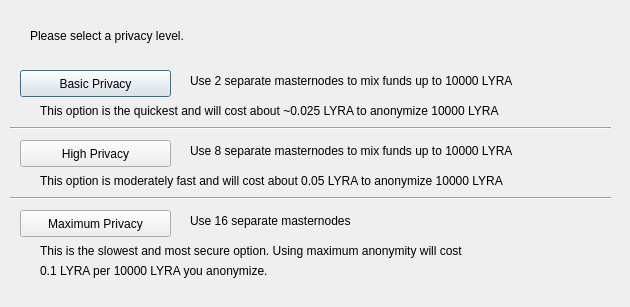
<?xml version="1.0" encoding="UTF-8"?>
<ui version="4.0">
 <class>ObfuscationConfig</class>
 <widget class="QDialog" name="ObfuscationConfig">
  <property name="geometry">
   <rect>
    <x>0</x>
    <y>0</y>
    <width>630</width>
    <height>307</height>
   </rect>
  </property>
  <property name="windowTitle">
   <string>Configure Obfuscation</string>
  </property>
  <widget class="QPushButton" name="buttonBasic">
   <property name="geometry">
    <rect>
     <x>20</x>
     <y>70</y>
     <width>151</width>
     <height>27</height>
    </rect>
   </property>
   <property name="text">
    <string>Basic Privacy</string>
   </property>
  </widget>
  <widget class="QPushButton" name="buttonHigh">
   <property name="geometry">
    <rect>
     <x>20</x>
     <y>140</y>
     <width>151</width>
     <height>27</height>
    </rect>
   </property>
   <property name="text">
    <string>High Privacy</string>
   </property>
  </widget>
  <widget class="QPushButton" name="buttonMax">
   <property name="geometry">
    <rect>
     <x>20</x>
     <y>210</y>
     <width>151</width>
     <height>27</height>
    </rect>
   </property>
   <property name="text">
    <string>Maximum Privacy</string>
   </property>
  </widget>
  <widget class="QLabel" name="label">
   <property name="geometry">
    <rect>
     <x>30</x>
     <y>20</y>
     <width>571</width>
     <height>31</height>
    </rect>
   </property>
   <property name="text">
    <string>Please select a privacy level.</string>
   </property>
  </widget>
  <widget class="QLabel" name="label_2">
   <property name="geometry">
    <rect>
     <x>190</x>
     <y>70</y>
     <width>421</width>
     <height>21</height>
    </rect>
   </property>
   <property name="text">
    <string>Use 2 separate masternodes to mix funds up to 10000 LYRA</string>
   </property>
  </widget>
  <widget class="QLabel" name="label_3">
   <property name="geometry">
    <rect>
     <x>190</x>
     <y>140</y>
     <width>411</width>
     <height>21</height>
    </rect>
   </property>
   <property name="text">
    <string>Use 8 separate masternodes to mix funds up to 10000 LYRA</string>
   </property>
  </widget>
  <widget class="QLabel" name="label_4">
   <property name="geometry">
    <rect>
     <x>190</x>
     <y>210</y>
     <width>421</width>
     <height>21</height>
    </rect>
   </property>
   <property name="text">
    <string>Use 16 separate masternodes</string>
   </property>
  </widget>
  <widget class="QLabel" name="label_6">
   <property name="geometry">
    <rect>
     <x>40</x>
     <y>100</y>
     <width>561</width>
     <height>21</height>
    </rect>
   </property>
   <property name="text">
    <string>This option is the quickest and will cost about ~0.025 LYRA to anonymize 10000 LYRA</string>
   </property>
  </widget>
  <widget class="QLabel" name="label_7">
   <property name="geometry">
    <rect>
     <x>40</x>
     <y>170</y>
     <width>561</width>
     <height>21</height>
    </rect>
   </property>
   <property name="text">
    <string>This option is moderately fast and will cost about 0.05 LYRA to anonymize 10000 LYRA</string>
   </property>
  </widget>
  <widget class="QLabel" name="label_8">
   <property name="geometry">
    <rect>
     <x>40</x>
     <y>240</y>
     <width>561</width>
     <height>21</height>
    </rect>
   </property>
   <property name="text">
    <string>This is the slowest and most secure option. Using maximum anonymity will cost</string>
   </property>
  </widget>
  <widget class="QLabel" name="label_9">
   <property name="geometry">
    <rect>
     <x>40</x>
     <y>260</y>
     <width>561</width>
     <height>21</height>
    </rect>
   </property>
   <property name="text">
    <string>0.1 LYRA per 10000 LYRA you anonymize.</string>
   </property>
  </widget>
  <widget class="Line" name="line">
   <property name="geometry">
    <rect>
     <x>10</x>
     <y>120</y>
     <width>601</width>
     <height>16</height>
    </rect>
   </property>
   <property name="orientation">
    <enum>Qt::Horizontal</enum>
   </property>
  </widget>
  <widget class="Line" name="line_2">
   <property name="geometry">
    <rect>
     <x>10</x>
     <y>190</y>
     <width>601</width>
     <height>16</height>
    </rect>
   </property>
   <property name="orientation">
    <enum>Qt::Horizontal</enum>
   </property>
  </widget>
 </widget>
 <resources/>
 <connections/>
</ui>
